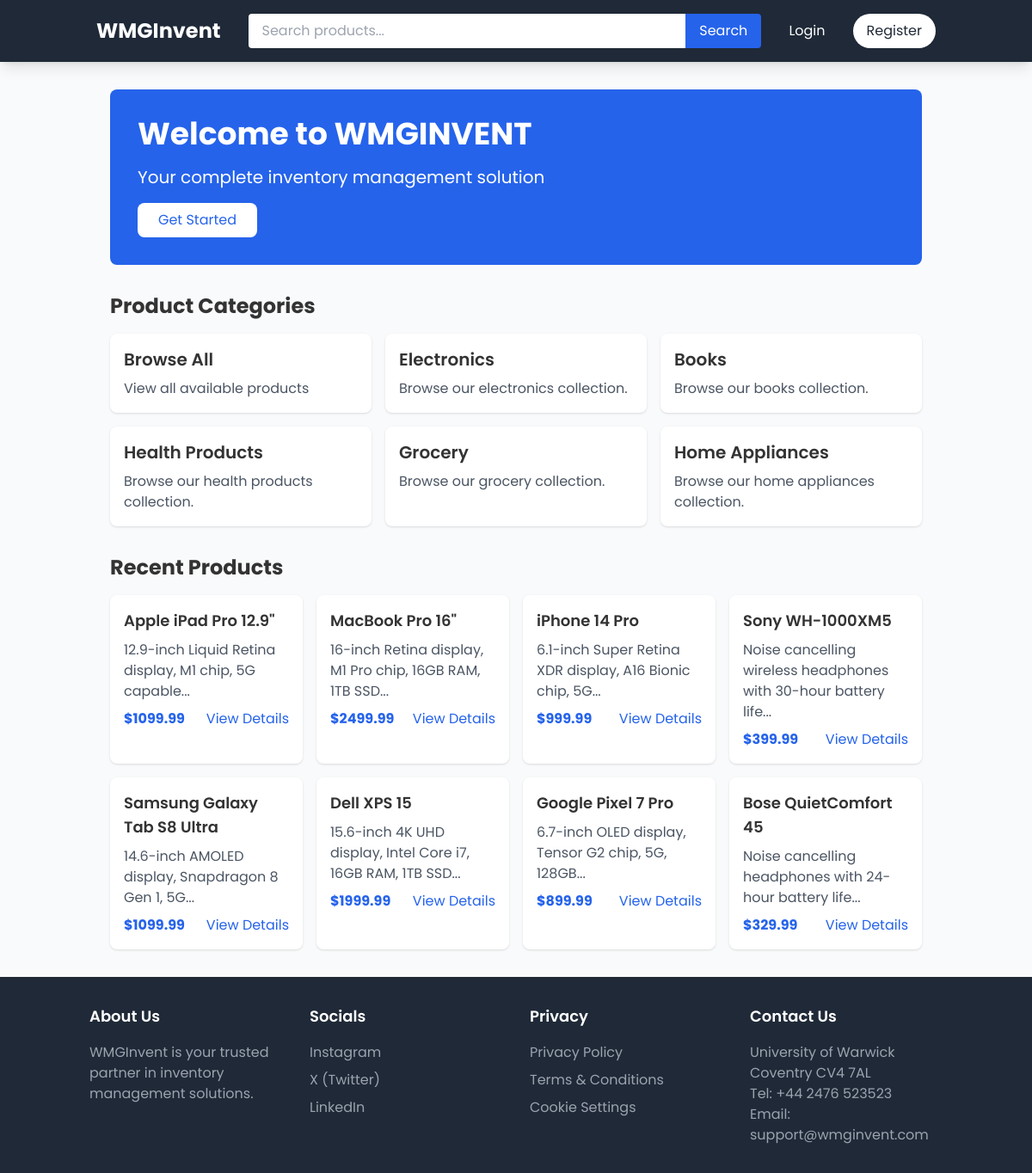
/, run on an earlier commit of the app's database.
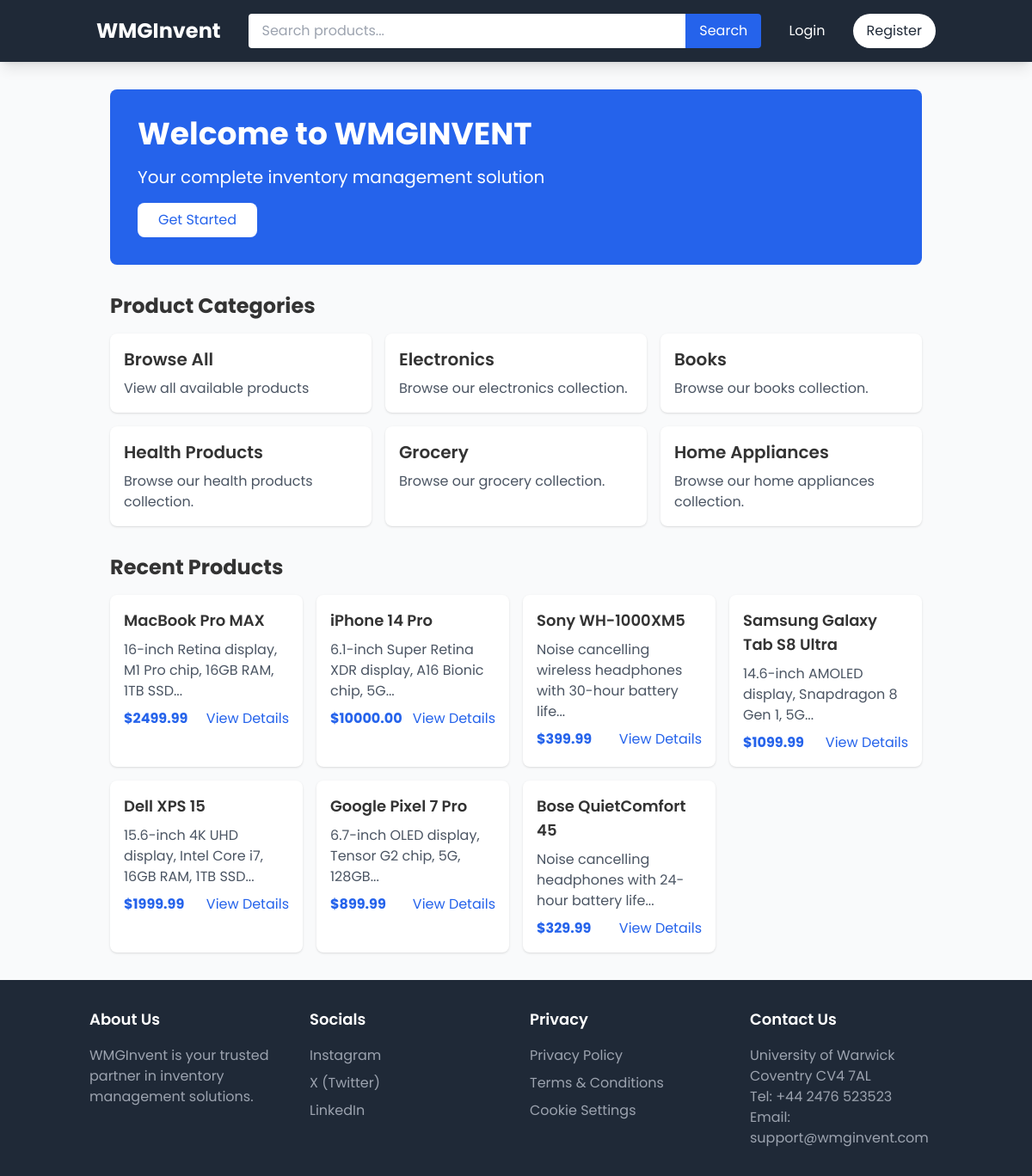
And on a later commit of the database.
### app/models/category.py (models this page shows, shortened)
class Category(db.Model):
    id = db.Column(db.Integer, primary_key=True)
    name = db.Column(db.String(64), unique=True, nullable=False)
    description = db.Column(db.Text)
    products = db.relationship('Product', backref='category', lazy='dynamic')
    created_at = db.Column(db.DateTime, default=datetime.utcnow)

### app/models/product.py (models this page shows, shortened)
class Product(db.Model):
    id = db.Column(db.Integer, primary_key=True)
    name = db.Column(db.String(128), nullable=False)                     # Product name (required)
    description = db.Column(db.Text)                                     # Product description
    price = db.Column(db.Float, nullable=False)                          # Product price (required)
    stock_level = db.Column(db.Integer, default=0)                       # Current inventory count
    min_stock_level = db.Column(db.Integer, default=10)                  # Threshold for reordering
    category_id = db.Column(db.Integer, db.ForeignKey('category.id'), nullable=False)  # Product category
    image_url = db.Column(db.String(512))                                # For storing direct image URLs
    created_at = db.Column(db.DateTime, default=datetime.utcnow)         # Creation timestamp
    updated_at = db.Column(db.DateTime, default=datetime.utcnow, onupdate=datetime.utcnow)  # Last update

### app/routes/main.py (the view)
@bp.route('/')
def index():
    products = Product.query.order_by(Product.created_at.desc()).limit(10).all()
    categories = Category.query.all()
    return render_template('main/index.html', products=products, categories=categories)

### app/__init__.py (called while the page is built)
def create_app(config_class=Config):
    app = Flask(__name__)  # Use built-in static folder in app/static
    app.config.from_object(config_class)
    db.init_app(app)
    login_manager.init_app(app)
    migrate.init_app(app, db)
    csrf.init_app(app)
    login_manager.login_view = 'auth.login'
    login_manager.login_message_category = 'info'
    from app.models.category import Category
    @app.context_processor
    def inject_categories():
        return dict(categories=Category.query.all())
    from app.routes import auth, main, products, admin, orders, reorders
    app.register_blueprint(auth.bp)
    app.register_blueprint(main.bp)
    app.register_blueprint(products.bp)
    app.register_blueprint(admin.bp)
    app.register_blueprint(orders.bp)
    app.register_blueprint(reorders.bp)
    print(f"Static folder path: {app.static_folder}")
    return app

### app/templates/main/index.html (shortened to what this page needs)
{% extends "base.html" %}
{% block content %}
<div class="container mx-auto px-4">
    <div class="bg-blue-600 text-white rounded-lg p-8 mb-8">
        <h1 class="text-4xl font-bold mb-4">Welcome to WMGINVENT</h1>
        <p class="text-xl mb-4">Your complete inventory management solution</p>
        {% if not current_user.is_authenticated %}
            <a href="{{ url_for('auth.register') }}" class="bg-white text-blue-600 px-6 py-2 rounded-lg inline-block hover:bg-gray-100">
                Get Started
            </a>
        {% endif %}
    </div>
    <div class="mb-8">
        <h2 class="text-2xl font-bold mb-4">Product Categories</h2>
        <div class="grid grid-cols-1 md:grid-cols-3 gap-4">
            <a href="{{ url_for('products.index') }}"
               class="bg-white p-4 rounded-lg shadow hover:shadow-lg transition-shadow">
                <h3 class="text-xl font-semibold mb-2">Browse All</h3>
                <p class="text-gray-600">View all available products</p>
            </a>
            {% for category in categories %}
            <a href="{{ url_for('products.index', category_id=category.id) }}"
               class="bg-white p-4 rounded-lg shadow hover:shadow-lg transition-shadow">
                <h3 class="text-xl font-semibold mb-2">{{ category.name }}</h3>
                <p class="text-gray-600">Browse our {{ category.name|lower }} collection.</p>
            </a>
            {% endfor %}
        </div>
    </div>
    <div>
        <h2 class="text-2xl font-bold mb-4">Recent Products</h2>
        <div class="grid grid-cols-1 md:grid-cols-4 gap-4">
            {% for product in products %}
            <div class="bg-white p-4 rounded-lg shadow">
                <h3 class="text-lg font-semibold mb-2">{{ product.name }}</h3>
                <p class="text-gray-600 mb-2">{{ product.description[:100] }}...</p>
                <div class="flex justify-between items-center">
                    <span class="text-blue-600 font-bold">${{ "%.2f"|format(product.price) }}</span>
                    <a href="{{ url_for('products.detail', id=product.id) }}"
                       class="text-blue-600 hover:underline">View Details</a>
                </div>
            </div>
            {% endfor %}
        </div>
    </div>
</div>
{% endblock %}

What changed in the data, as far as the page shows it:
removed Product: name "Apple iPad Pro 12.9\"", description "12.9-inch Liquid Retina display, M1 chip, 5G capable", price "1099.99"
changed Product "16-inch Retina display, M1 Pro chip, 16GB RAM, 1TB SSD": name "MacBook Pro 16\"" → "MacBook Pro MAX"
changed Product "iPhone 14 Pro": price "999.99" → "10000.00"
